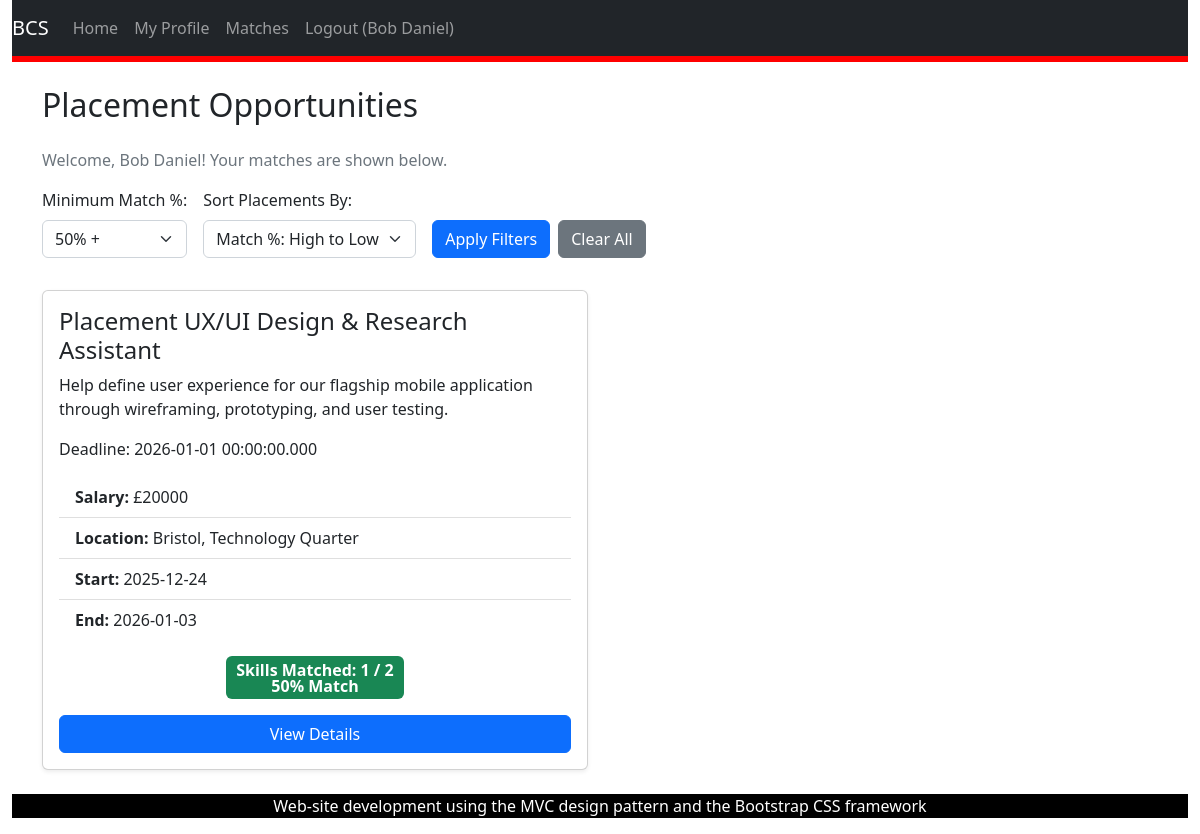
/studentMatches.php (signed in), run on the app's committed database.
### tables this page shows
CREATE TABLE "placement_opportunity"
(
    placement_ID  INTEGER
        primary key autoincrement,
    employer_ID   INTEGER
        references users,
    title         TEXT not null,
    description   TEXT not null,
    salary        INT,
    location      TEXT not null,
    start_date    DATE not null,
    end_date      DATE not null,
    status        TEXT,
    deadline      DATE,
    date_posted   DATE default NULL,
    about_company TEXT,
    what_we_offer TEXT
);

### studentMatches.php (called while the page is built, shortened)
<?php
require_once('Models/StudentDataSet.php');
require_once('Models/PlacementsDataSet.php');
$studentId = $_SESSION['user_id'];
$placementsDataSet = new PlacementsDataSet();
$studentDataSet = new StudentDataSet();
$view = new stdClass();
$view->pageTitle = 'Matched Placements';
$placements = [];
$selectedSort = $_POST['sort_option'] ?? 'match_high';
$selectedMatchPercentage = $_POST['match_percentage'] ?? '50';
if (isset($_POST['cancel'])) {
    $placements = $placementsDataSet->fetchAllPosts();
    $selectedSort = 'match_high';
    $selectedMatchPercentage = '50';
}
elseif (isset($_POST['apply_search']) && !empty($selectedSort) && $selectedSort !== 'match_high') {
    $placements = $placementsDataSet->fetchPostsWithSort($selectedSort);
}
else {
    $placements = $placementsDataSet->fetchAllPosts();
}
$placementsWithMatches = [];
foreach ($placements as $placement) {
    $placementId = $placement->getPlacementID();
    $counts = $studentDataSet->getSkillMatchCounts($studentId, $placementId);
    $placement->matchedCount = $counts['matched_count'];
    $placement->totalRequired = $counts['total_required'];
    if ($placement->totalRequired > 0) {
        $percentage = round(($placement->matchedCount / $placement->totalRequired) * 100);
    } else {
        $percentage = 0;
    }
    $placement->matchPercentage = $percentage;
    $placementsWithMatches[] = $placement;
}
$placements = $placementsWithMatches;
if ($selectedMatchPercentage !== '') {
    $minimumPercentage = intval($selectedMatchPercentage);
    $filteredPlacements = [];
    foreach ($placements as $placement) {
        if ($placement->matchPercentage >= $minimumPercentage) {
            $filteredPlacements[] = $placement;
        }
    }
    $placements = $filteredPlacements;
}
if ($selectedSort === 'match_high') {
    usort($placements, function($a, $b) {
        if ($a->matchPercentage == $b->matchPercentage) {
            return 0;
        }
        return ($a->matchPercentage < $b->matchPercentage) ? 1 : -1;
    });
}
$view->placements = $placements;
$view->selectedSort = $selectedSort;
$view->selectedMatchPercentage = $selectedMatchPercentage;
require_once("Views/studentListings.phtml");

### Models/Database.php (called while the page is built, shortened)
<?php
class Database {
    protected static $_dbInstance = null;
    protected $_dbHandle;
    public static function getInstance() {
        if(self::$_dbInstance === null) {
            self::$_dbInstance = new self();
        }
        return self::$_dbInstance;
    }
    private function __construct() {
        try {
            $this->_dbHandle = new PDO("sqlite:identifier.sqlite");
        }
        catch (PDOException $e) {
            echo $e->getMessage();
        }
    }
    public function getdbConnection() {
        return $this->_dbHandle;
    }
}

### Models/PlacementsDataSet.php (called while the page is built, shortened)
<?php
require_once('Database.php');
require_once('PlacementsData.php');
class PlacementsDataSet {
    protected $_dbHandle, $_dbInstance;
    public function __construct() {
        $this->_dbInstance = Database::getInstance();
        $this->_dbHandle = $this->_dbInstance->getdbConnection();
    }
    public function fetchAllPosts() {
        $sqlQuery = 'SELECT * FROM placement_opportunity;';
        $statement = $this->_dbHandle->prepare($sqlQuery);
        $statement->execute();
        $dataSet = [];
        while ($row = $statement->fetch()) {
            $dataSet[] = new PlacementsData($row);
        }
        return $dataSet;
    }
}

### Models/PlacementsData.php (called while the page is built, shortened)
<?php
class PlacementsData {
    protected $placement_id, $employer_id, $title, $description,$salary, $location, $start_date, $end_date, $status, $deadline, $date_posted, $about_company, $what_we_offer;
    public function __construct($dbRow) {
        $this->placement_id = $dbRow['placement_ID'];
        $this->title = $dbRow['title'];
        $this->description = $dbRow['description'];
        $this->salary = $dbRow['salary'];
        $this->location = $dbRow['location'];
        $this->start_date = $dbRow['start_date'];
        $this->end_date = $dbRow['end_date'];
        $this->deadline = $dbRow['deadline'] ?? null;
    }
    public function getPlacementID() {
        return $this->placement_id;
    }
    public function getTitle() {
        return $this->title;
    }
    public function getDescription() {
        return $this->description;
    }
    public function getSalary() {
        return $this->salary;
    }
    public function getLocation() {
        return $this->location;
    }
    public function getStartDate() {
        return $this->start_date;
    }
    public function getEndDate() {
        return $this->end_date;
    }
    public function getDeadline() {
        return $this->deadline;
    }
}

### Models/StudentDataSet.php (called while the page is built, shortened)
<?php
require_once('Database.php');
class StudentDataSet {
    public function __construct() {
        $this->_dbInstance = Database::getInstance();
    }
}

### Views/studentListings.phtml (the view, shortened to what this page needs)
<?php require('template/header.phtml'); ?>
    <div class="container mt-4">
        <h2 class="mb-4">Placement Opportunities</h2>
        <p class="text-muted">Welcome, <?= $_SESSION['name'];
            ?>! Your matches are shown below.</p>
        <div>
            <form method="POST" action="studentMatches.php" class="mb-4 d-flex align-items-end flex-wrap">
                <div class="form-group me-3 mb-2">
                    <label for="match_percentage" class="form-label">Minimum Match %:</label>
                    <select class="form-select" id="match_percentage" name="match_percentage">
                        <option value="50" <?php echo ($view->selectedMatchPercentage ?? '') === '50' ? 'selected' : ''; ?>>50% +</option>
                    </select>
                </div>
                <div class="form-group me-3 mb-2">
                    <label for="sort_option" class="form-label">Sort Placements By:</label>
                    <select class="form-select" id="sort_option" name="sort_option">
                        <option value="match_high" <?php echo ($view->selectedSort ?? '') === 'match_high' ? 'selected' : ''; ?>>Match %: High to Low</option>
                    </select>
                </div>
                <button type="submit" name="apply_search" class="btn btn-primary me-2 mb-2">Apply Filters</button>
                <button type="submit" name="cancel" class="btn btn-secondary mb-2">Clear All</button>
            </form>
        </div>
        <div class="row">
            <?php
            foreach ($view->placements as $placement) { ?>
                <div class="col-md-6 mb-4">
                    <div class="card shadow-sm">
                        <div class="card-body">
                            <h4 class="card-title"><?= $placement->getTitle();
                                ?></h4>
                            <p class="card-text"><?= $placement->getDescription();
                                ?></p>
                            <?php if ($placement->getDeadline()): ?>
                                <div class="w3-panel w3-red">
                                    <p>Deadline: <?php echo $placement->getDeadline(); ?></p>
                                </div>
                            <?php endif; ?>
                            <ul class="list-group list-group-flush mb-3">
                                <li class="list-group-item"><strong>Salary:</strong> £<?= $placement->getSalary();
                                    ?></li>
                                <li class="list-group-item"><strong>Location:</strong> <?= $placement->getLocation();
                                    ?></li>
                                <li class="list-group-item"><strong>Start:</strong> <?= $placement->getStartDate();
                                    ?></li>
                                <li class="list-group-item"><strong>End:</strong> <?= $placement->getEndDate();
                                    ?></li>
                            </ul>
                            <?php if ($placement->totalRequired > 0): ?>
                                <div class="mb-3 text-center">
                                    <span class="badge bg-success fs-6">
                                        Skills Matched: <?= $placement->matchedCount; ?> / <?= $placement->totalRequired; ?>
                                        <br>
                                        <?= $placement->matchPercentage; ?>% Match
                                    </span>
                                </div>
                            <?php endif; ?>
                            <form action="view_details.php" method="POST">
                                <button type="submit" class="btn btn-primary w-100" name ="view" value="<?php echo $placement->getPlacementID()
                                ?>">
                                    View Details
                                </button>
                            </form>
                        </div>
                    </div>
                </div>
            <?php } ?>
        </div>
    </div>
<?php require('template/footer.phtml');
?>

### data on the page
placement_opportunity: title "Placement UX/UI Design & Research Assistant", description "Help define user experience for our flagship mobile application through wireframing, prototyping, and user testing.", deadline "2026-01-01 00:00:00.000", salary "20000", location "Bristol, Technology Quarter", start_date "2025-12-24", end_date "2026-01-03", matchedCount "1", totalRequired "2", matchPercentage "50", $placement->getPlacementID() 7 (drawn)

### other printed values
$_SESSION['name'] "Bob Daniel"
